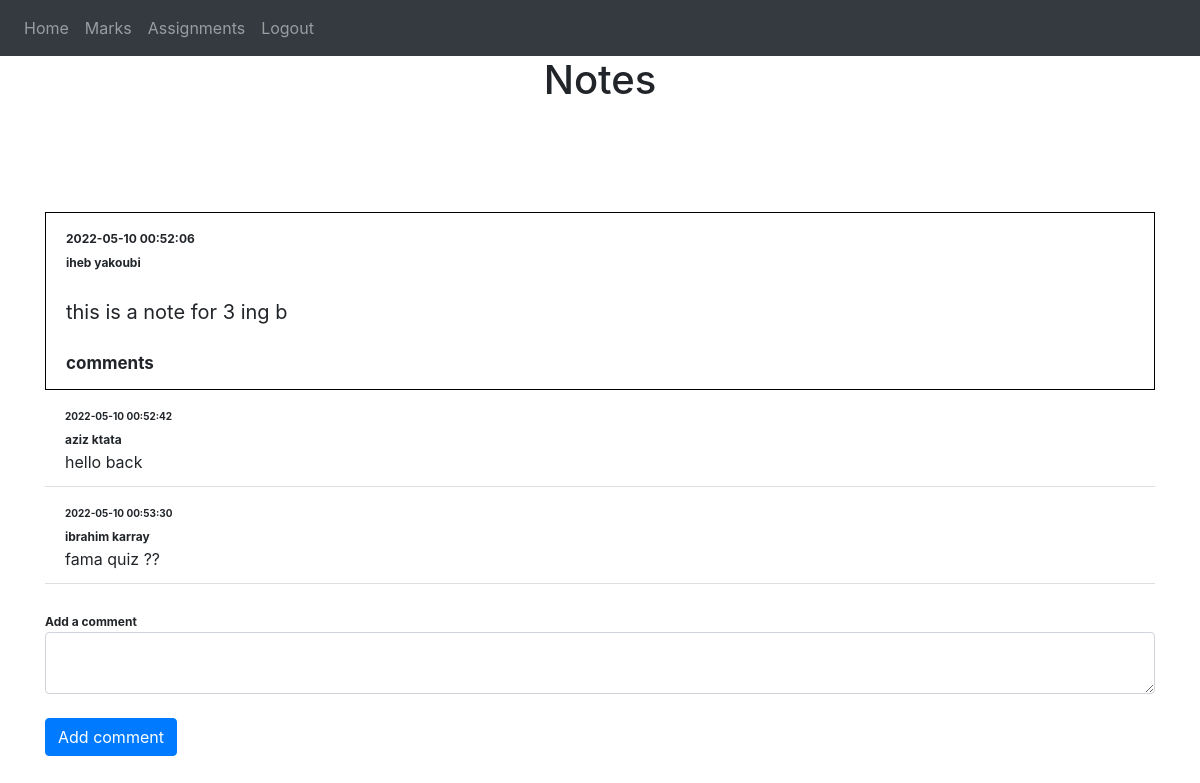
Page /studentHome (signed in) on the earlier database version.
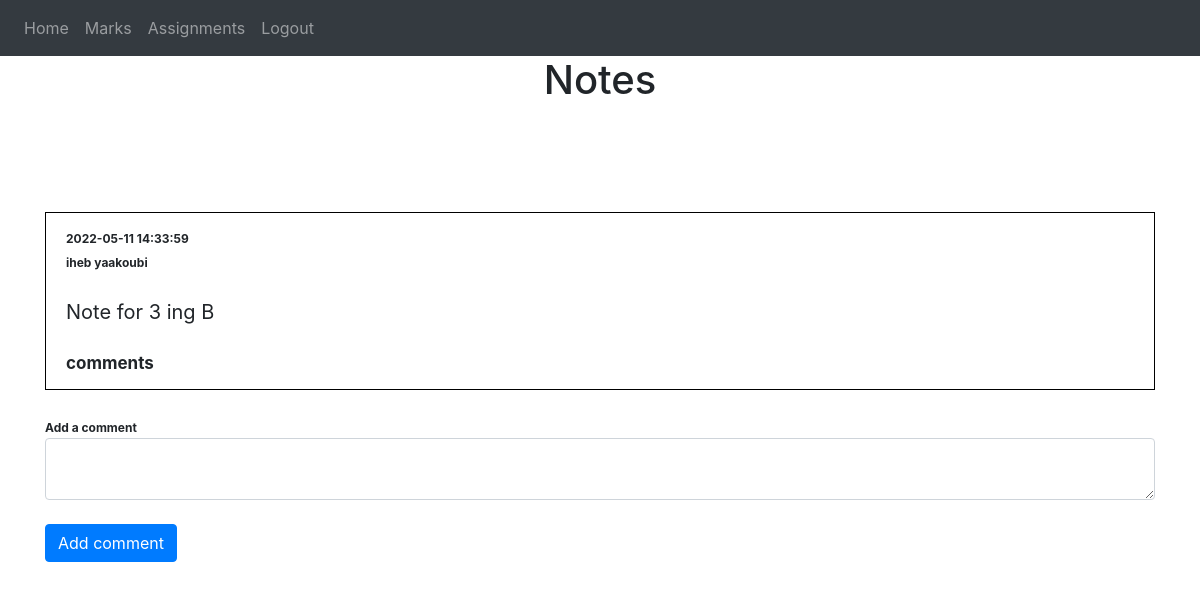
Same page on the later database version.
### website/models.py (models this page shows)
class Note(db.Model):
    id = db.Column(db.Integer, primary_key=True)
    data = db.Column(db.String(10000))
    date = db.Column(db.DateTime(timezone=True), default=func.now())
    username = db.Column(db.String(300))
    user_id = db.Column(db.Integer, db.ForeignKey('user.id'))
    classe = db.Column(db.String(20))
    comments = db.relationship('Comment')

class Comment(db.Model):
    id = db.Column(db.Integer, primary_key=True)
    data = db.Column(db.String(10000))
    date = db.Column(db.DateTime(timezone=True), default=func.now())
    username = db.Column(db.String(300))
    note_id = db.Column(db.Integer, db.ForeignKey('note.id'))

### website/views.py (the view)
@views.route('/studentHome', methods=['GET'])
@login_required
def studentHome():
    notes=Note.query.filter_by(classe=current_user.classe)
    return render_template("studentHome.html", user=current_user,notes=notes)

### website/__init__.py (called while the page is built)
def create_app():
    app = Flask(__name__)
    app.config['SECRET_KEY'] = 'sesamesecretappkey'
    app.config['SQLALCHEMY_DATABASE_URI'] = f'sqlite:///{DB_NAME}'
    db.init_app(app)
    from .views import views
    from .auth import auth
    app.register_blueprint(views, url_prefix='/')
    app.register_blueprint(auth, url_prefix='/')
    from .models import User, Note ,Comment
    create_database(app)
    login_manager = LoginManager()
    login_manager.login_view = 'auth.login'
    login_manager.init_app(app)
    @login_manager.user_loader
    def load_user(id):
        return User.query.get(int(id))
    return app

### website/templates/studentHome.html (shortened to what this page needs)
{% extends "base.html" %} {% block title %}Home{% endblock %} {% block content
    %}
    <div class="student-home">
      <h1 align="center">Notes</h1>
      <ul class="list-group list-group-flush" id="student-notes" style="margin-bottom: 100px;">
        {% for note in notes %}
        <li class="list-group-item"  id="note-box" style="margin-top: 100px; border:1px solid black;">
          <span  align="right" style="font-weight:bold; font-size:12px">{{note.date}}</span><br/>
          <span style="font-weight:bold; font-size:12px">{{note.username}}</span><br/>
          <br/>
          <span style="font-size:20px">{{ note.data }}</span>
          <br/> <br/>
            <span style="font-size:17px ; font-weight:bold">comments</span>
            {% for comment in note.comments %}
            <li class="list-group-item">
              <span style="font-weight:bold; font-size:10px">{{comment.date}}</span><br/>
              <span style="font-weight:bold; font-size:12px">{{comment.username}}</span><br/>
              {{ comment.data }}
            {% endfor %}
            </li>
          <div>
            <br/>
            <form method="post" action="http://127.0.0.1:5000/comment/{{note.id}}">
              <span style="font-size:12px ; font-weight:bold">Add a comment</span>
              <textarea name="comment" id="comment" class="form-control"></textarea>
              <br/>
              <button type="submit" class="btn btn-primary">Add comment</button>
            </form>
          </div>
        </li>
        {% endfor %}
      </ul>
    </div>
    {% endblock %}

Differences in the rows shown:
removed Comment: date "2022-05-10 00:52:42", username "aziz ktata", data "hello back"
removed Comment: date "2022-05-10 00:53:30", username "ibrahim karray", data "fama quiz ??"
changed Note: date "2022-05-10 00:52:06" → "2022-05-11 14:33:59"; username "iheb yakoubi" → "iheb yaakoubi"; data "this is a note for 3 ing b" → "Note for 3 ing B"
